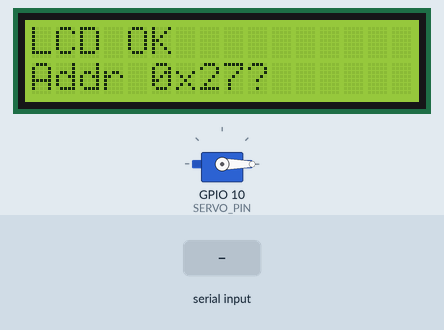
This program was run on a simulated ESP32-S3. Parts: 16×2 character LCD, servo. The inputs (shaded band) are chosen by the test bench. Servo pulses on a pin are drawn as a servo (544–2400 µs = 0–180°); what the program prints to the serial monitor is not drawn.

Above: at 1.8 s.
1.9 s: "servo\n" received over Serial
At 2.8 s:
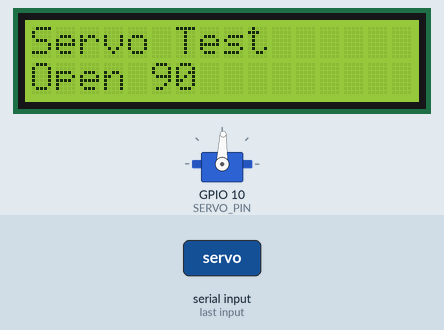
4.9 s: "cw\n" received over Serial
At 5.9 s:
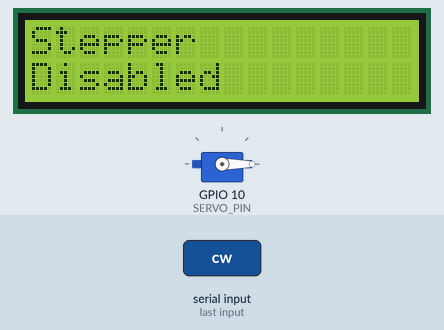
6.7 s: "enable\n" received over Serial
At 8.1 s:
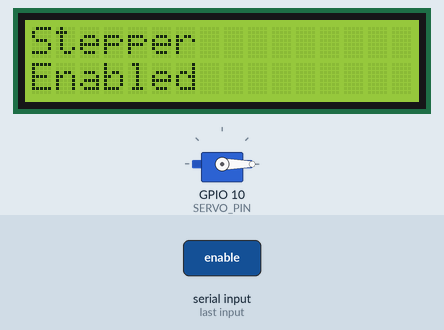
Timing chart, 0 to 9.7 s (numbered marks = the images above; inputs shaded):
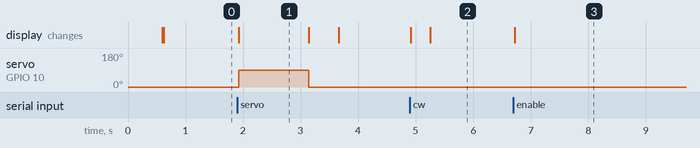

The program:

main.cpp
```cpp
#include <Arduino.h>
#include <Wire.h>
#include <LiquidCrystal_I2C.h>

constexpr uint32_t SERIAL_BAUD = 115200;

constexpr uint8_t LCD_I2C_ADDRESS = 0x27;
constexpr uint8_t LCD_COLUMNS = 16;
constexpr uint8_t LCD_ROWS = 2;
constexpr uint8_t LCD_SDA_PIN = 8;
constexpr uint8_t LCD_SCL_PIN = 9;

// Reuses the old motor-control signal pins for A4988.
// A4988 ENABLE is active LOW: HIGH = disabled/safe, LOW = enabled.
constexpr uint8_t STEPPER_STEP_PIN = 5;
constexpr uint8_t STEPPER_DIR_PIN = 6;
constexpr uint8_t STEPPER_ENABLE_PIN = 7;
constexpr bool STEPPER_ENABLE_ACTIVE_LOW = true;

constexpr uint8_t SERVO_PIN = 10;
constexpr uint8_t SERVO_PWM_CHANNEL = 1;
constexpr uint16_t SERVO_PWM_FREQUENCY = 50;
constexpr uint8_t SERVO_PWM_RESOLUTION_BITS = 14;
constexpr uint16_t SERVO_MIN_PULSE_US = 500;
constexpr uint16_t SERVO_MAX_PULSE_US = 2400;
constexpr uint8_t SERVO_CLOSED_DEGREES = 0;
constexpr uint8_t SERVO_OPEN_DEGREES = 90;
constexpr uint16_t SERVO_OPEN_HOLD_MS = 1200;

constexpr uint16_t SAFE_TEST_STEPS = 25;
constexpr uint16_t LONG_TEST_STEPS = 400;
constexpr uint16_t STEP_PULSE_HIGH_US = 4;
constexpr uint16_t STEP_INTERVAL_US = 12000;  // Larger number = slower stepper movement.
constexpr uint16_t BETWEEN_TEST_DELAY_MS = 1000;

LiquidCrystal_I2C lcd(LCD_I2C_ADDRESS, LCD_COLUMNS, LCD_ROWS);
String serialLine;

void showLcd(const String &line1, const String &line2) {
  lcd.clear();
  lcd.setCursor(0, 0);
  lcd.print(line1.substring(0, LCD_COLUMNS));
  lcd.setCursor(0, 1);
  lcd.print(line2.substring(0, LCD_COLUMNS));
}

void printHelp() {
  Serial.println();
  Serial.println(F("A4988 Component Test Commands:"));
  Serial.println(F("  help       - show this list"));
  Serial.println(F("  lcd        - scan I2C and refresh LCD"));
  Serial.println(F("  servo      - open servo to 90, then close to 0"));
  Serial.println(F("  enable     - enable A4988 outputs"));
  Serial.println(F("  disable    - disable A4988 outputs"));
  Serial.println(F("  cw         - 25 slow clockwise steps"));
  Serial.println(F("  ccw        - 25 slow counter-clockwise steps"));
  Serial.println(F("  longcw     - 400 very slow clockwise steps"));
  Serial.println(F("  longccw    - 400 very slow counter-clockwise steps"));
  Serial.println(F("  both       - 25 CW, pause, 25 CCW"));
  Serial.println(F("  off        - disable A4988 and keep STEP LOW"));
  Serial.println();
  Serial.println(F("Nothing moves automatically at boot."));
}

void safeStepperOff() {
  digitalWrite(STEPPER_STEP_PIN, LOW);
  digitalWrite(STEPPER_DIR_PIN, LOW);
  digitalWrite(STEPPER_ENABLE_PIN, STEPPER_ENABLE_ACTIVE_LOW ? HIGH : LOW);
}

void enableStepper() {
  digitalWrite(STEPPER_ENABLE_PIN, STEPPER_ENABLE_ACTIVE_LOW ? LOW : HIGH);
}

void disableStepper() {
  safeStepperOff();
}

void scanI2c() {
  byte count = 0;
  Serial.println(F("Scanning I2C bus..."));
  for (byte address = 1; address < 127; address++) {
    Wire.beginTransmission(address);
    if (Wire.endTransmission() == 0) {
      Serial.print(F("I2C device found at 0x"));
      if (address < 16) {
        Serial.print('0');
      }
      Serial.println(address, HEX);
      count++;
      delay(5);
    }
  }
  if (count == 0) {
    Serial.println(F("No I2C devices found. Check SDA=8, SCL=9, VCC, GND."));
    showLcd("I2C scan", "No devices");
  } else {
    Serial.print(F("I2C devices found: "));
    Serial.println(count);
    showLcd("LCD OK", "Addr 0x27?");
  }
}

uint32_t servoDutyForDegrees(uint8_t degrees) {
  const uint16_t pulseUs = map(degrees, 0, 180, SERVO_MIN_PULSE_US, SERVO_MAX_PULSE_US);
  const uint32_t maxDuty = (1UL << SERVO_PWM_RESOLUTION_BITS) - 1;
  return (uint32_t)pulseUs * maxDuty / 20000UL;
}

void writeServoDegrees(uint8_t degrees) {
  ledcWrite(SERVO_PWM_CHANNEL, servoDutyForDegrees(degrees));
}

void testServo() {
  Serial.println(F("Servo test: open 90 degrees."));
  showLcd("Servo Test", "Open 90");
  writeServoDegrees(SERVO_OPEN_DEGREES);
  delay(SERVO_OPEN_HOLD_MS);
  Serial.println(F("Servo test: close 0 degrees."));
  showLcd("Servo Test", "Close 0");
  writeServoDegrees(SERVO_CLOSED_DEGREES);
  delay(500);
  showLcd("Servo Test", "Complete");
}

void stepMotor(bool clockwise, uint16_t steps, const String &label) {
  Serial.print(label);
  Serial.print(F(": enabling A4988, steps="));
  Serial.println(steps);
  showLcd("Stepper", label);

  digitalWrite(STEPPER_DIR_PIN, clockwise ? HIGH : LOW);
  enableStepper();
  delay(20);

  for (uint16_t i = 0; i < steps; i++) {
    digitalWrite(STEPPER_STEP_PIN, HIGH);
    delayMicroseconds(STEP_PULSE_HIGH_US);
    digitalWrite(STEPPER_STEP_PIN, LOW);
    delayMicroseconds(STEP_INTERVAL_US);
  }

  disableStepper();
  Serial.println(F("Stepper disabled after move."));
  showLcd("Stepper", "Disabled");
}

String normalizeCommand(String command) {
  command.trim();
  command.toLowerCase();
  return command;
}

void handleCommand(const String &command) {
  if (command.length() == 0) {
    return;
  }

  Serial.print(F("> "));
  Serial.println(command);

  if (command == "help" || command == "?") {
    printHelp();
  } else if (command == "lcd") {
    scanI2c();
  } else if (command == "servo") {
    testServo();
  } else if (command == "enable") {
    enableStepper();
    Serial.println(F("A4988 enabled. Use only briefly for test; driver may get warm."));
    showLcd("Stepper", "Enabled");
  } else if (command == "disable" || command == "off") {
    disableStepper();
    Serial.println(F("A4988 disabled."));
    showLcd("Stepper", "Disabled");
  } else if (command == "cw") {
    stepMotor(true, SAFE_TEST_STEPS, "CW 25");
  } else if (command == "ccw") {
    stepMotor(false, SAFE_TEST_STEPS, "CCW 25");
  } else if (command == "longcw") {
    stepMotor(true, LONG_TEST_STEPS, "CW 400 slow");
  } else if (command == "longccw") {
    stepMotor(false, LONG_TEST_STEPS, "CCW 400 slow");
  } else if (command == "both") {
    stepMotor(true, SAFE_TEST_STEPS, "CW 25");
    delay(BETWEEN_TEST_DELAY_MS);
    stepMotor(false, SAFE_TEST_STEPS, "CCW 25");
  } else {
    Serial.println(F("Unknown command. Type help."));
    showLcd("Unknown cmd", command);
  }
}

void setup() {
  Serial.begin(SERIAL_BAUD);
  delay(500);

  pinMode(STEPPER_STEP_PIN, OUTPUT);
  pinMode(STEPPER_DIR_PIN, OUTPUT);
  pinMode(STEPPER_ENABLE_PIN, OUTPUT);
  safeStepperOff();

  Wire.begin(LCD_SDA_PIN, LCD_SCL_PIN);
  lcd.init();
  lcd.backlight();

  ledcSetup(SERVO_PWM_CHANNEL, SERVO_PWM_FREQUENCY, SERVO_PWM_RESOLUTION_BITS);
  ledcAttachPin(SERVO_PIN, SERVO_PWM_CHANNEL);
  writeServoDegrees(SERVO_CLOSED_DEGREES);

  Serial.println(F("ESP32-S3 A4988 component test starting."));
  Serial.println(F("Stepper is disabled at boot. Type help for commands."));
  showLcd("A4988 Test", "Type help");
  scanI2c();
  printHelp();
}

void loop() {
  while (Serial.available() > 0) {
    char c = (char)Serial.read();
    if (c == '\n' || c == '\r') {
      String command = normalizeCommand(serialLine);
      serialLine = "";
      handleCommand(command);
    } else {
      serialLine += c;
      if (serialLine.length() > 48) {
        serialLine = "";
        Serial.println(F("Command too long; cleared."));
      }
    }
  }
}
```

Measured:
- after the input at 1.9 s, servo on GPIO 10 (SERVO_PIN): 0° → 88° at once, → 0° 1.2 s later; the display: changes at once (image 1)
- after the input at 4.9 s, the display: first changes at once (image 2 shows a later state)
- after the input at 6.7 s, the display: changes at once (image 3)
- what the display in image 1 shows lasts 1.2 s, from 1.9 s to 3.1 s
